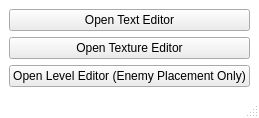
<?xml version="1.0" encoding="UTF-8"?>
<ui version="4.0">
 <author>RainfallPianist</author>
 <class>MainWindow</class>
 <widget class="QMainWindow" name="MainWindow">
  <property name="geometry">
   <rect>
    <x>0</x>
    <y>0</y>
    <width>200</width>
    <height>100</height>
   </rect>
  </property>
  <property name="sizePolicy">
   <sizepolicy hsizetype="Preferred" vsizetype="Preferred">
    <horstretch>0</horstretch>
    <verstretch>0</verstretch>
   </sizepolicy>
  </property>
  <property name="minimumSize">
   <size>
    <width>0</width>
    <height>0</height>
   </size>
  </property>
  <property name="maximumSize">
   <size>
    <width>2000</width>
    <height>2000</height>
   </size>
  </property>
  <property name="windowTitle">
   <string>Title Will Be Set In Code</string>
  </property>
  <property name="styleSheet">
   <string notr="true">QMainWindow {
	background: rgb(255, 255, 255);
}

QLabel, QCheckBox { 
	background: rgb(255, 255, 255);
	font: 12pt &quot;Calibri&quot;;
}

QGroupBox {
	background: rgb(255, 255, 255);
	font: 15pt &quot;Calibri&quot;;
}

QComboBox {
	background: white;
	color: black;
}

QPushButton:enabled {
	background: rgb(236, 236, 236);
	color: black;
}

QPushButton:disabled, QLineEdit:disabled, QComboBox:disabled{
	background: rgb(191, 191, 191);
	color: rgb(85, 85, 85);
}</string>
  </property>
  <widget class="QWidget" name="centralwidget">
   <property name="styleSheet">
    <string notr="true"/>
   </property>
   <layout class="QVBoxLayout" name="verticalLayout_4">
    <item>
     <widget class="QPushButton" name="uxBtnTextEditor">
      <property name="text">
       <string>Open Text Editor</string>
      </property>
     </widget>
    </item>
    <item>
     <widget class="QPushButton" name="uxBtnTextureEditor">
      <property name="text">
       <string>Open Texture Editor</string>
      </property>
     </widget>
    </item>
    <item>
     <widget class="QPushButton" name="uxBtnLevelEditor">
      <property name="text">
       <string>Open Level Editor (Enemy Placement Only)</string>
      </property>
     </widget>
    </item>
   </layout>
  </widget>
  <widget class="QStatusBar" name="statusbar"/>
 </widget>
 <resources/>
 <connections/>
</ui>
